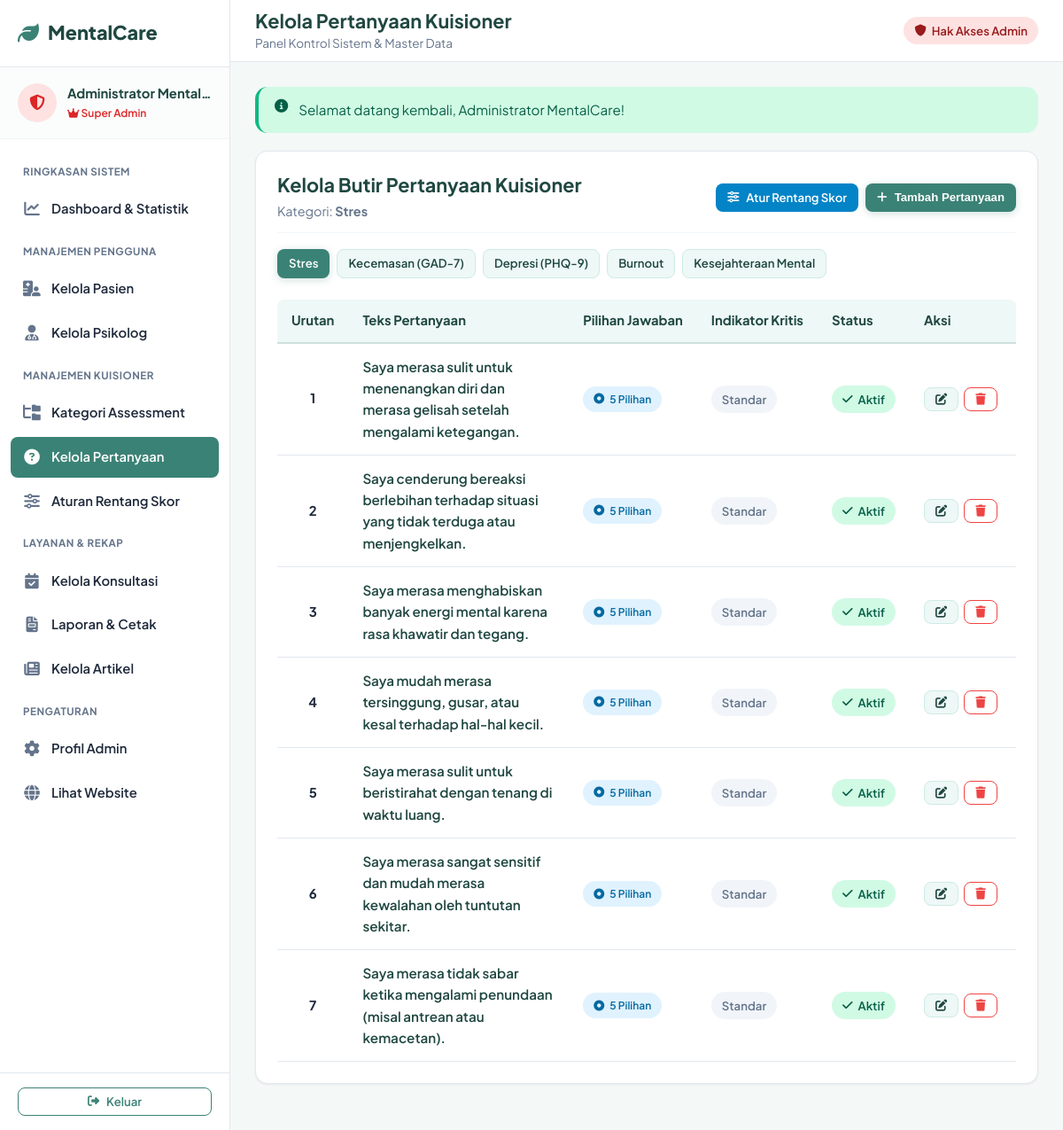
The app's page /admin/pertanyaan.php (signed in) with its own data.
### tables this page shows
CREATE TABLE kategori_assessment (
  id INT AUTO_INCREMENT PRIMARY KEY,
  nama VARCHAR(100) NOT NULL,
  kode VARCHAR(40) NOT NULL UNIQUE,
  deskripsi TEXT NOT NULL,
  instruksi TEXT NULL,
  icon VARCHAR(50) DEFAULT 'fa-brain',
  status ENUM('aktif', 'nonaktif') NOT NULL DEFAULT 'aktif',
  created_at TIMESTAMP DEFAULT CURRENT_TIMESTAMP
);

CREATE TABLE pertanyaan (
  id INT AUTO_INCREMENT PRIMARY KEY,
  kategori_id INT NOT NULL,
  pertanyaan TEXT NOT NULL,
  urutan INT NOT NULL DEFAULT 1,
  kritis TINYINT(1) NOT NULL DEFAULT 0 COMMENT '1 jika indikator risiko tinggi/self-harm',
  status ENUM('aktif', 'nonaktif') NOT NULL DEFAULT 'aktif',
  created_at TIMESTAMP DEFAULT CURRENT_TIMESTAMP,
  FOREIGN KEY (kategori_id) REFERENCES kategori_assessment(id) ON DELETE CASCADE
);

### admin/pertanyaan.php (the view, shortened to what this page needs)
<?php
require_once __DIR__ . '/../config/config.php';
$kategori_id = (int)($_GET['kategori_id'] ?? $_POST['kategori_id'] ?? 0);
$categories = db()->query('SELECT id, nama, kode FROM kategori_assessment ORDER BY id ASC')->fetchAll();
if ($kategori_id === 0 && !empty($categories)) {
    $kategori_id = (int)$categories[0]['id'];
}
$stmtQuestions = db()->prepare('
    SELECT p.*, COUNT(pj.id) as total_pilihan
    FROM pertanyaan p
    LEFT JOIN pilihan_jawaban pj ON pj.pertanyaan_id = p.id
    WHERE p.kategori_id = ?
    GROUP BY p.id
    ORDER BY p.urutan ASC, p.id ASC
');
$stmtQuestions->execute([$kategori_id]);
$questions = $stmtQuestions->fetchAll();
$stmtCurrKat = db()->prepare('SELECT * FROM kategori_assessment WHERE id = ?');
$stmtCurrKat->execute([$kategori_id]);
$currentKat = $stmtCurrKat->fetch();
require __DIR__ . '/../includes/sidebar_admin.php';
?>
<div class="card">
  <div class="card-header" style="flex-wrap: wrap; gap: 12px;">
    <div>
      <h2 style="font-size: 1.35rem; margin: 0;">Kelola Butir Pertanyaan Kuisioner</h2>
      <p class="muted" style="margin-top: 4px; font-size: 0.9rem;">
        Kategori: <strong><?= e($currentKat['nama'] ?? 'Semua') ?></strong>
      </p>
    </div>
    <div style="display: flex; gap: 8px;">
      <a href="<?= url('admin/aturan_skor.php?kategori_id=' . $kategori_id) ?>" class="btn btn-secondary btn-sm">
        <i class="fa-solid fa-sliders"></i> Atur Rentang Skor
      </a>
      <button class="btn btn-primary btn-sm" onclick="document.getElementById('modalFormQ').style.display='block'">
        <i class="fa-solid fa-plus"></i> Tambah Pertanyaan
      </button>
    </div>
  </div>
  <div style="margin-bottom: 24px; display: flex; gap: 8px; flex-wrap: wrap;">
    <?php foreach ($categories as $cat): ?>
      <a href="<?= url('admin/pertanyaan.php?kategori_id=' . $cat['id']) ?>" class="btn <?= $kategori_id === (int)$cat['id'] ? 'btn-primary' : 'btn-light' ?> btn-sm">
        <?= e($cat['nama']) ?>
      </a>
    <?php endforeach; ?>
  </div>
  <div class="table-responsive">
    <table class="table">
      <thead>
        <tr>
          <th style="width: 60px;">Urutan</th>
          <th>Teks Pertanyaan</th>
          <th style="width: 140px;">Pilihan Jawaban</th>
          <th style="width: 120px;">Indikator Kritis</th>
          <th style="width: 90px;">Status</th>
          <th style="width: 120px;">Aksi</th>
        </tr>
      </thead>
      <tbody>
        <?php if (!empty($questions)): ?>
          <?php foreach ($questions as $q): ?>
            <tr>
              <td style="font-weight: 700; text-align: center;"><?= (int)$q['urutan'] ?></td>
              <td>
                <div style="font-weight: 600; color: var(--primary-dark); font-size: 0.95rem;">
                  <?= e($q['pertanyaan']) ?>
                </div>
              </td>
              <td>
                <span class="badge badge-info" style="font-size: 0.75rem;">
                  <i class="fa-solid fa-circle-dot"></i> <?= (int)$q['total_pilihan'] ?> Pilihan
                </span>
              </td>
              <td>
                <?php if ($q['kritis']): ?>
                  <span class="badge badge-danger"><i class="fa-solid fa-triangle-exclamation"></i> Kritis</span>
                <?php else: ?>
                  <span class="badge badge-secondary">Standar</span>
                <?php endif; ?>
              </td>
              <td><?= badge_status($q['status']) ?></td>
              <td>
                <div style="display: flex; gap: 6px;">
                  <a href="<?= url('admin/pertanyaan.php?action=edit&id=' . $q['id'] . '&kategori_id=' . $kategori_id) ?>" class="btn btn-light btn-sm" title="Edit Pertanyaan">
                    <i class="fa-solid fa-pen-to-square"></i>
                  </a>
                  <form method="post" action="" onsubmit="return confirm('Hapus pertanyaan ini?');" style="display: inline;">
                    <button type="submit" class="btn btn-outline btn-sm" style="color:var(--danger)!important; border-color:var(--danger);" title="Hapus">
                      <i class="fa-solid fa-trash"></i>
                    </button>
                  </form>
                </div>
              </td>
            </tr>
          <?php endforeach; ?>
        <?php else: ?>
          <tr><td colspan="6" class="text-center muted" style="padding: 24px;">Belum ada pertanyaan pada kategori ini. Klik "Tambah Pertanyaan" untuk memulai.</td></tr>
        <?php endif; ?>
      </tbody>
    </table>
  </div>
</div>
<?php require __DIR__ . '/../includes/dashboard_footer.php'; ?>

### config/config.php (shortened to what this page needs)
<?php
function db(): PDO {
    static $pdo = null;
    if ($pdo === null) {
        $dsn = 'mysql:host=' . DB_HOST . ';dbname=' . DB_NAME . ';charset=utf8mb4';
        $options = [
            PDO::ATTR_ERRMODE => PDO::ERRMODE_EXCEPTION,
            PDO::ATTR_DEFAULT_FETCH_MODE => PDO::FETCH_ASSOC,
            PDO::ATTR_EMULATE_PREPARES => false,
            PDO::MYSQL_ATTR_INIT_COMMAND => "SET NAMES utf8mb4 COLLATE utf8mb4_unicode_ci"
        ];
        $pdo = new PDO($dsn, DB_USER, DB_PASS, $options);
    }
    return $pdo;
}
function e($str): string {
    return htmlspecialchars((string)($str ?? ''), ENT_QUOTES, 'UTF-8');
}
function url(string $path = ''): string {
    $cleanPath = ltrim($path, '/');
    return BASE_URL . ($cleanPath ? '/' . $cleanPath : '');
}
function badge_status(string $status): string {
    $status = strtolower($status);
    $map = [
        'menunggu' => ['label' => 'Menunggu Konfirmasi', 'class' => 'badge-warning', 'icon' => 'fa-clock'],
        'disetujui' => ['label' => 'Disetujui', 'class' => 'badge-success', 'icon' => 'fa-check-circle'],
        'berlangsung' => ['label' => 'Sedang Berlangsung', 'class' => 'badge-info', 'icon' => 'fa-video'],
        'selesai' => ['label' => 'Selesai', 'class' => 'badge-primary', 'icon' => 'fa-circle-check'],
        'dibatalkan' => ['label' => 'Dibatalkan', 'class' => 'badge-danger', 'icon' => 'fa-times-circle'],
        'aktif' => ['label' => 'Aktif', 'class' => 'badge-success', 'icon' => 'fa-check'],
        'nonaktif' => ['label' => 'Nonaktif', 'class' => 'badge-secondary', 'icon' => 'fa-ban'],
        'terverifikasi' => ['label' => 'Terverifikasi', 'class' => 'badge-success', 'icon' => 'fa-certificate'],
    ];
    $conf = $map[$status] ?? ['label' => ucfirst($status), 'class' => 'badge-secondary', 'icon' => 'fa-info-circle'];
    return '<span class="badge ' . $conf['class'] . '"><i class="fa-solid ' . $conf['icon'] . '"></i> ' . e($conf['label']) . '</span>';
}

### assets/css/style.css (style rules this page uses)
:root { --primary: #3b8276; --primary-hover: #2f695f; --primary-light: #eef8f6; --primary-dark: #1f4740; --secondary: #0284c7; --secondary-light: #e0f2fe; --accent: #14b8a6; --success: #10b981; --success-bg: #d1fae5; --success-text: #065f46; --info: #0ea5e9; --info-bg: #e0f2fe; --info-text: #0369a1; --warning: #f59e0b; --warning-bg: #fef3c7; --warning-text: #92400e; --danger: #ef4444; --danger-bg: #fee2e2; --danger-text: #991b1b; --bg-body: #f4f8f7; --bg-card: #ffffff; --text-main: #1e293b; --text-muted: #64748b; --border-color: #e2e8f0; --border-light: #f1f5f9; --sidebar-width: 260px; --navbar-height: 70px; --radius-sm: 8px; --radius-md: 14px; --radius-lg: 20px; --radius-full: 9999px; --shadow-sm: 0 1px 3px rgba(0,0,0,0.04), 0 1px 2px rgba(0,0,0,0.03); --shadow-md: 0 4px 6px -1px rgba(0,0,0,0.06), 0 2px 4px -2px rgba(0,0,0,0.04); --shadow-lg: 0 10px 15px -3px rgba(0,0,0,0.07), 0 4px 6px -4px rgba(0,0,0,0.04); --transition: all 0.25s cubic-bezier(0.4, 0, 0.2, 1); }
* { box-sizing: border-box; margin: 0; padding: 0; }
body { font-family: 'Plus Jakarta Sans', system-ui, -apple-system, sans-serif; background-color: var(--bg-body); color: var(--text-main); line-height: 1.6; font-size: 0.975rem; -webkit-font-smoothing: antialiased; }
a { color: var(--primary); text-decoration: none; transition: var(--transition); }
h1, h2, h3, h4, h5, h6 { color: var(--primary-dark); font-weight: 700; line-height: 1.3; }
h2 { font-size: 1.75rem; }
p { margin-bottom: 0.85rem; }
p:last-child { margin-bottom: 0; }
.muted { color: var(--text-muted); }
.btn { display: inline-flex; align-items: center; justify-content: center; gap: 8px; padding: 10px 20px; font-size: 0.95rem; font-weight: 600; border-radius: var(--radius-md); border: 1px solid transparent; cursor: pointer; text-decoration: none; transition: var(--transition); line-height: 1.4; white-space: nowrap; }
.btn-primary { background-color: var(--primary); color: #ffffff !important; box-shadow: 0 2px 8px rgba(59, 130, 118, 0.25); }
.btn-secondary { background-color: var(--secondary); color: #ffffff !important; }
.btn-outline { background-color: transparent; color: var(--primary) !important; border-color: var(--primary); }
.btn-light { background-color: var(--primary-light); color: var(--primary-dark) !important; border-color: #cdebe5; }
.btn-sm { padding: 6px 12px; font-size: 0.825rem; border-radius: var(--radius-sm); }
.badge { display: inline-flex; align-items: center; gap: 6px; padding: 5px 12px; font-size: 0.825rem; font-weight: 600; border-radius: var(--radius-full); }
.badge-success { background-color: var(--success-bg); color: var(--success-text); }
.badge-info { background-color: var(--info-bg); color: var(--info-text); }
.badge-secondary { background-color: #f1f5f9; color: var(--text-muted); }
.card { background: var(--bg-card); border-radius: var(--radius-md); padding: 24px; box-shadow: var(--shadow-sm); border: 1px solid var(--border-color); margin-bottom: 24px; transition: var(--transition); }
.card-header { display: flex; align-items: center; justify-content: space-between; margin-bottom: 18px; padding-bottom: 12px; border-bottom: 1px solid var(--border-light); }
.card-header h3, .card-header h2 { margin: 0; }
.table-responsive { width: 100%; overflow-x: auto; -webkit-overflow-scrolling: touch; }
table.table { width: 100%; border-collapse: separate; border-spacing: 0; font-size: 0.925rem; }
table.table th { background-color: var(--primary-light); color: var(--primary-dark); font-weight: 700; padding: 12px 16px; text-align: left; border-bottom: 2px solid #cfe0dc; white-space: nowrap; }
table.table th:first-child { border-top-left-radius: var(--radius-sm); }
table.table th:last-child { border-top-right-radius: var(--radius-sm); }
table.table td { padding: 14px 16px; border-bottom: 1px solid var(--border-color); vertical-align: middle; }

### records on screen
kategori_assessment: nama "Stres"
kategori_assessment: nama "Kecemasan (GAD-7)"
kategori_assessment: nama "Depresi (PHQ-9)"
kategori_assessment: nama "Burnout"
kategori_assessment: nama "Kesejahteraan Mental"
pertanyaan: urutan "1", pertanyaan "Saya merasa sulit untuk menenangkan diri dan merasa gelisah setelah mengalami ketegangan.", total_pilihan "5", kritis "Standar", status "Aktif"
pertanyaan: urutan "2", pertanyaan "Saya cenderung bereaksi berlebihan terhadap situasi yang tidak terduga atau menjengkelkan.", total_pilihan "5", kritis "Standar", status "Aktif"
pertanyaan: urutan "3", pertanyaan "Saya merasa menghabiskan banyak energi mental karena rasa khawatir dan tegang.", total_pilihan "5", kritis "Standar", status "Aktif"
pertanyaan: urutan "4", pertanyaan "Saya mudah merasa tersinggung, gusar, atau kesal terhadap hal-hal kecil.", total_pilihan "5", kritis "Standar", status "Aktif"
pertanyaan: urutan "5", pertanyaan "Saya merasa sulit untuk beristirahat dengan tenang di waktu luang.", total_pilihan "5", kritis "Standar", status "Aktif"
pertanyaan: urutan "6", pertanyaan "Saya merasa sangat sensitif dan mudah merasa kewalahan oleh tuntutan sekitar.", total_pilihan "5", kritis "Standar", status "Aktif"
pertanyaan: urutan "7", pertanyaan "Saya merasa tidak sabar ketika mengalami penundaan (misal antrean atau kemacetan).", total_pilihan "5", kritis "Standar", status "Aktif"

### other values on screen
APP_NAME "MentalCare"
$u['nama'] "Administrator Mental…"
$pageTitle "Kelola Pertanyaan Kuisioner"
$flash['message'] "Selamat datang kembali, Administrator MentalCare!"
